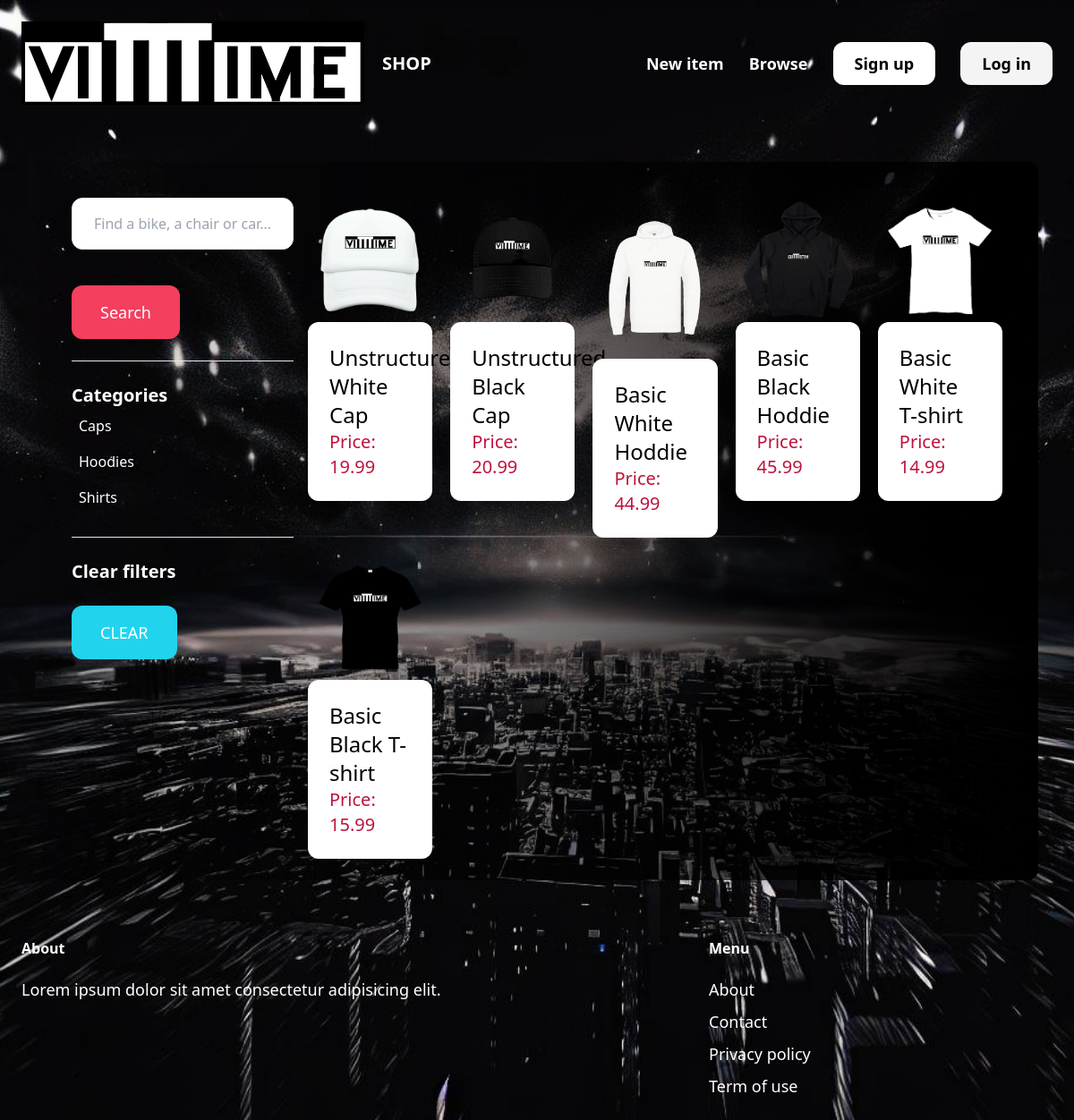
The app's page /items/ with its own data.
### item/models.py (models this page shows, shortened)
class Category(models.Model):
  name = models.CharField(max_length=255)
  class Meta:
    ordering = ('name',)
    verbose_name_plural = 'Categories'

class Item(models.Model):
  category = models.ForeignKey(Category, related_name='items', on_delete=models.CASCADE)
  name = models.CharField(max_length=255)
  description = models.TextField(blank=True, null=True)
  price = models.FloatField()
  image = models.ImageField(upload_to='item_images', blank=True, null=True)
  is_sold = models.BooleanField(default=False)
  created_by = models.ForeignKey(User, related_name='items', on_delete=models.CASCADE)
  created_at = models.DateTimeField(auto_now_add=True)

### item/views.py (the view)
# urls.py: path('', views.items, name='items'),
def items(request):
  query = request.GET.get('query', '')
  category_id = request.GET.get('category', 0)
  categories = Category.objects.all()
  items = Item.objects.filter(is_sold=False)
  if category_id:
    items = items.filter(category_id=category_id)
  if query:
    items = items.filter(Q(name__icontains=query) | Q(description__icontains=query))
  return render(request, 'item/items.html', {
    'items': items,
    'query': query,
    'categories': categories,
    'category_id': int(category_id)
  })

### item/templates/item/items.html (shortened to what this page needs)
{% extends 'core/base.html' %}
{% block content %}
  <div class="pb-6 grid grid-cols-4 gap-4 bg-gradient-to-l from-black to-transparent rounded-xl px-10 py-10">
    <div class="col-span-1 text-white">
      <form method="get" action="{% url 'item:items' %}">
        <input name="query" class="w-full py-4 px-6 border rounded-xl text-black" type="text" value="{{ query }}" placeholder="Find a bike, a chair or car...">
        <button class="mt-10 py-4 px-8 text-lg bg-rose-500 text-white rounded-xl">Search</button>
      </form>
      <hr class="my-6">
      <p class="font-semibold text-xl">Categories</p>
      <ul>
        {% for category in categories %}
          <li class="py-2 px-2 rounded-xl{% if category.id == category_id %} bg-rose-300{% endif %}">
            <a href="{% url 'item:items' %}?query={{ query }}&category={{ category.id }}">{{ category.name }}</a>
          </li>
        {% endfor %}
      </ul>
      <hr class="my-6">
      <p class="font-semibold text-xl">Clear filters</p>
      <ul>
        <li><a href="{% url 'item:items' %}" class="mt-6 py-4 px-8 inline-block bg-cyan-400 text-lg rounded-xl text-white uppercase">Clear</a></li>
      </ul>
    </div>
    <div class="col-span-3">
      <div class="grid grid-cols-5 gap-5">
        {% for item in items %}
          <div>
            <a href="{% url 'item:detail' item.id %}">
              <div>
                <img src="{{ item.image.url }}" class="rounded-t-xl">
              </div>
              <div class="p-6 bg-white rounded-xl">
                <h2 class="text-2xl">{{ item.name }}</h2>
                <p class="text-rose-700 text-xl">Price: {{ item.price}}</p>
              </div>
            </a>
          </div>
        {% endfor %}
      </div>
    </div>
  </div>
{% endblock %}

### records on screen
Category: name "Caps"
Category: name "Hoodies"
Category: name "Shirts"
Item: image (picture), name "Unstructured White Cap", price "19.99"
Item: image (picture), name "Unstructured Black Cap", price "20.99"
Item: image (picture), name "Basic White Hoddie", price "44.99"
Item: image (placeholder picture), name "Basic Black Hoddie", price "45.99"
Item: image (picture), name "Basic White T-shirt", price "14.99"
Item: image (picture), name "Basic Black T-shirt", price "15.99"
